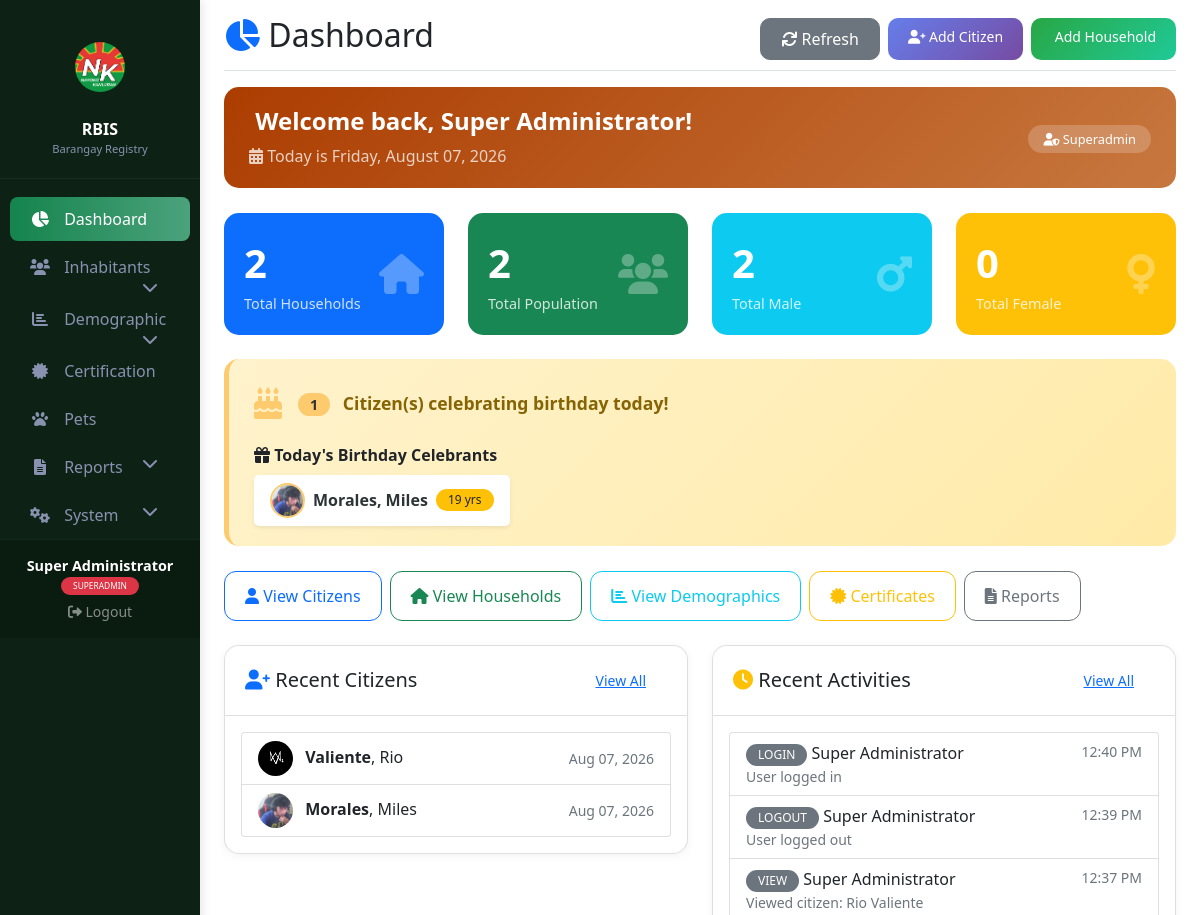
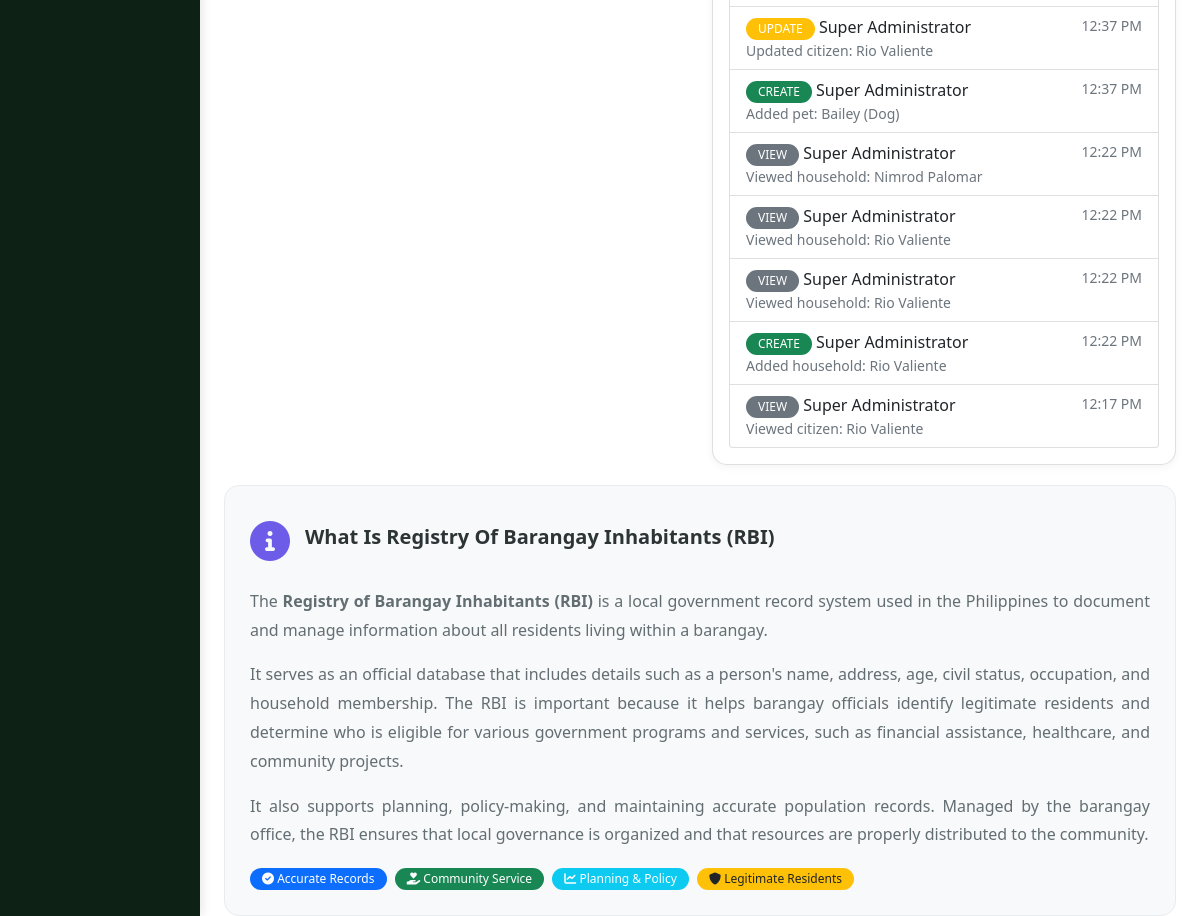
/dashboard.php (signed in), run on the app's committed database (2 pictures, top to bottom).
### tables this page shows
CREATE TABLE `individual_records` (
  `id` int(11) NOT NULL,
  `last_name` varchar(50) NOT NULL,
  `first_name` varchar(50) NOT NULL,
  `middle_name` varchar(50) DEFAULT NULL,
  `ext_name` varchar(10) DEFAULT NULL,
  `place_of_birth` varchar(100) DEFAULT NULL,
  `date_of_birth` date DEFAULT NULL,
  `age` int(11) DEFAULT NULL,
  `sex` enum('Male','Female','Other') NOT NULL,
  `civil_status` enum('Single','Married','Widowed','Divorced','Separated') NOT NULL,
  `highest_education` enum('Elementary','High School','Vocational','College','Post Graduate','Doctorate') DEFAULT NULL,
  `profile_picture` varchar(255) DEFAULT NULL,
  `created_by` int(11) DEFAULT NULL,
  `created_at` timestamp NOT NULL DEFAULT current_timestamp(),
  `updated_at` timestamp NOT NULL DEFAULT current_timestamp() ON UPDATE current_timestamp(),
  `educational_status` varchar(50) DEFAULT NULL,
  `philsys_number` varchar(50) DEFAULT NULL,
  `email` varchar(100) DEFAULT NULL,
  `mobile_number` varchar(20) DEFAULT NULL,
  `telephone_number` varchar(20) DEFAULT NULL,
  `region` varchar(100) DEFAULT NULL,
  `province` varchar(100) DEFAULT NULL,
  `city_municipality` varchar(100) DEFAULT NULL,
  `barangay_address` varchar(100) DEFAULT NULL,
  `house_address` varchar(100) DEFAULT NULL,
  `street` varchar(100) DEFAULT NULL,
  `subdivision` varchar(100) DEFAULT NULL,
  `zip_code` varchar(10) DEFAULT NULL,
  `blood_type` varchar(10) DEFAULT NULL,
  `weight` decimal(5,2) DEFAULT NULL,
  `height` varchar(50) DEFAULT NULL,
  `citizenship` varchar(50) DEFAULT NULL,
  `registered_voter` tinyint(1) DEFAULT 0,
  `voter_not_resident` tinyint(1) DEFAULT 0,
  `ethnicity` varchar(50) DEFAULT NULL,
  `position_in_household` varchar(50) DEFAULT NULL,
  `mother_maiden_name` varchar(100) DEFAULT NULL,
  `has_pet` tinyint(1) DEFAULT 0,
  `sectors` text DEFAULT NULL,
  `sector_other` varchar(100) DEFAULT NULL,
  `profession` varchar(100) DEFAULT NULL
);

CREATE TABLE `audit_trails` (
  `id` int(11) NOT NULL,
  `user_id` int(11) DEFAULT NULL,
  `action` varchar(50) NOT NULL,
  `table_name` varchar(50) NOT NULL,
  `record_id` int(11) DEFAULT NULL,
  `details` text DEFAULT NULL,
  `ip_address` varchar(45) DEFAULT NULL,
  `created_at` timestamp NOT NULL DEFAULT current_timestamp()
);

CREATE TABLE `users` (
  `id` int(11) NOT NULL,
  `username` varchar(50) NOT NULL,
  `password` varchar(255) NOT NULL,
  `full_name` varchar(100) NOT NULL,
  `email` varchar(100) NOT NULL,
  `role_id` int(11) DEFAULT NULL,
  `last_login` timestamp NULL DEFAULT NULL,
  `is_active` tinyint(1) DEFAULT 1,
  `created_at` timestamp NOT NULL DEFAULT current_timestamp()
);

### dashboard.php (the view, shortened to what the rows shown need)
<?php
$pdo = getDB();
$birthday_stmt = $pdo->query("
    SELECT CONCAT(last_name, ', ', first_name) as full_name,
           first_name, last_name, middle_name, ext_name,
           age, profile_picture
    FROM individual_records
    WHERE DATE_FORMAT(date_of_birth, '%m-%d') = DATE_FORMAT(CURDATE(), '%m-%d')
    LIMIT 10
");
$birthday_celebrants = $birthday_stmt->fetchAll();
$birthday_today = count($birthday_celebrants);
$stmt = $pdo->query("
    SELECT a.*, u.full_name
    FROM audit_trails a
    LEFT JOIN users u ON a.user_id = u.id
    ORDER BY a.created_at DESC
    LIMIT 10
");
$recent_activities = $stmt->fetchAll();
$citizens_stmt = $pdo->query("
    SELECT * FROM individual_records
    ORDER BY created_at DESC
    LIMIT 5
");
$recent_citizens = $citizens_stmt->fetchAll();
?>
<!DOCTYPE html>
<html lang="en">
<head>
    <link href="https://cdn.jsdelivr.net/npm/bootstrap@5.1.3/dist/css/bootstrap.min.css" rel="stylesheet">
    <link rel="stylesheet" href="https://cdnjs.cloudflare.com/ajax/libs/font-awesome/6.0.0/css/all.min.css">
    <link rel="stylesheet" href="assets/css/custom.css">
</head>
<body>
    <div class="container-fluid">
        <div class="row">
            <main class="col-md-10 ms-sm-auto px-md-4 main-content">
                <div class="d-flex justify-content-between flex-wrap flex-md-nowrap align-items-center pt-3 pb-2 mb-3 border-bottom">
                    <h1 class="h2">
                        <i class="fas fa-chart-pie text-primary"></i> Dashboard
                    </h1>
                </div>
                <div class="birthday-section">
                    <div class="row align-items-center">
                        <div class="col-md-12">
                            <?php if ($birthday_today > 0): ?>
                                <div class="mt-3">
                                    <div class="d-flex flex-wrap gap-3 mt-2">
                                        <?php foreach ($birthday_celebrants as $celebrant): ?>
                                            <div class="d-flex align-items-center bg-white px-3 py-2 rounded-3 shadow-sm">
                                                <?php if ($celebrant['profile_picture']): ?>
                                                    <img src="uploads/<?= $celebrant['profile_picture'] ?>" class="birthday-avatar me-2" alt="Profile">
                                                <?php else: ?>
                                                    <div class="birthday-avatar me-2 d-flex align-items-center justify-content-center bg-secondary text-white" style="font-size: 14px;">
                                                        <i class="fas fa-user"></i>
                                                    </div>
                                                <?php endif; ?>
                                                <span class="birthday-name"><?= $celebrant['full_name'] ?></span>
                                                <?php if ($celebrant['age']): ?>
                                                    <span class="badge bg-warning text-dark ms-2"><?= $celebrant['age'] ?> yrs</span>
                                                <?php endif; ?>
                                            </div>
                                        <?php endforeach; ?>
                                    </div>
                                </div>
                            <?php else: ?>
                                <p class="mt-2 mb-0 text-muted">
                                    <i class="fas fa-sleep"></i> No birthdays today. Check back tomorrow!
                                </p>
                            <?php endif; ?>
                        </div>
                    </div>
                </div>
                <div class="row">
                    <div class="col-md-6">
                        <div class="card">
                            <div class="card-body">
                                <?php if (count($recent_citizens) > 0): ?>
                                    <div class="list-group">
                                        <?php foreach ($recent_citizens as $citizen): ?>
                                            <div class="list-group-item d-flex justify-content-between align-items-center">
                                                <div>
                                                    <?php if ($citizen['profile_picture']): ?>
                                                        <img src="uploads/<?= $citizen['profile_picture'] ?>" class="profile-preview-sm me-2" alt="Profile">
                                                    <?php else: ?>
                                                        <img src="assets/images/default-avatar.png" class="profile-preview-sm me-2" alt="Default">
                                                    <?php endif; ?>
                                                    <strong><?= $citizen['last_name'] ?></strong>, <?= $citizen['first_name'] ?>
                                                </div>
                                                <small class="text-muted"><?= date('M d, Y', strtotime($citizen['created_at'])) ?></small>
                                            </div>
                                        <?php endforeach; ?>
                                    </div>
                                <?php else: ?>
                                    <p class="text-muted text-center">No citizens recorded yet.</p>
                                <?php endif; ?>
                            </div>
                        </div>
                    </div>
                    <div class="col-md-6">
                        <div class="card">
                            <div class="card-body">
                                <?php if (count($recent_activities) > 0): ?>
                                    <div class="list-group">
                                        <?php foreach ($recent_activities as $activity): ?>
                                            <div class="list-group-item">
                                                <div class="d-flex justify-content-between">
                                                    <div>
                                                        <span class="badge bg-<?=
                                                            $activity['action'] == 'CREATE' ? 'success' :
                                                            ($activity['action'] == 'UPDATE' ? 'warning' :
                                                            ($activity['action'] == 'DELETE' ? 'danger' : 'secondary'))
                                                        ?>">
                                                            <?= $activity['action'] ?>
                                                        </span>
                                                        <?= $activity['full_name'] ?? 'System' ?>
                                                        <small class="text-muted d-block"><?= $activity['details'] ?? '' ?></small>
                                                    </div>
                                                    <small class="text-muted"><?= date('h:i A', strtotime($activity['created_at'])) ?></small>
                                                </div>
                                            </div>
                                        <?php endforeach; ?>
                                    </div>
                                <?php else: ?>
                                    <p class="text-muted text-center">No recent activities.</p>
                                <?php endif; ?>
                            </div>
                        </div>
                    </div>
                </div>
            </main>
        </div>
    </div>
</body>
</html>

### data on the page
individual_records: profile_picture (picture), full_name "Morales, Miles", age "19", last_name "Morales", first_name "Miles", created_at "Aug 07, 2026"
individual_records: profile_picture (picture), last_name "Valiente", first_name "Rio", created_at "Aug 07, 2026"
audit_trails: action "LOGIN", user.full_name "Super Administrator", details "User logged in", created_at "12:40 PM"
audit_trails: action "LOGOUT", user.full_name "Super Administrator", details "User logged out", created_at "12:39 PM"
audit_trails: action "VIEW", user.full_name "Super Administrator", details "Viewed citizen: Rio Valiente", created_at "12:37 PM"
audit_trails: action "UPDATE", user.full_name "Super Administrator", details "Updated citizen: Rio Valiente", created_at "12:37 PM"
audit_trails: action "CREATE", user.full_name "Super Administrator", details "Added pet: Bailey (Dog)", created_at "12:37 PM"
audit_trails: action "VIEW", user.full_name "Super Administrator", details "Viewed household: Nimrod Palomar", created_at "12:22 PM"
audit_trails: action "VIEW", user.full_name "Super Administrator", details "Viewed household: Rio Valiente", created_at "12:22 PM"
audit_trails: action "VIEW", user.full_name "Super Administrator", details "Viewed household: Rio Valiente", created_at "12:22 PM"
audit_trails: action "CREATE", user.full_name "Super Administrator", details "Added household: Rio Valiente", created_at "12:22 PM"
audit_trails: action "VIEW", user.full_name "Super Administrator", details "Viewed citizen: Rio Valiente", created_at "12:17 PM"

### other printed values
$_SESSION['full_name'] "Super Administrator"
$user_role "SUPERADMIN"
$user_role "Superadmin"
$total_households "2"
$total_individuals "2"
$total_male "2"
$total_female "0"
$birthday_today "1"
